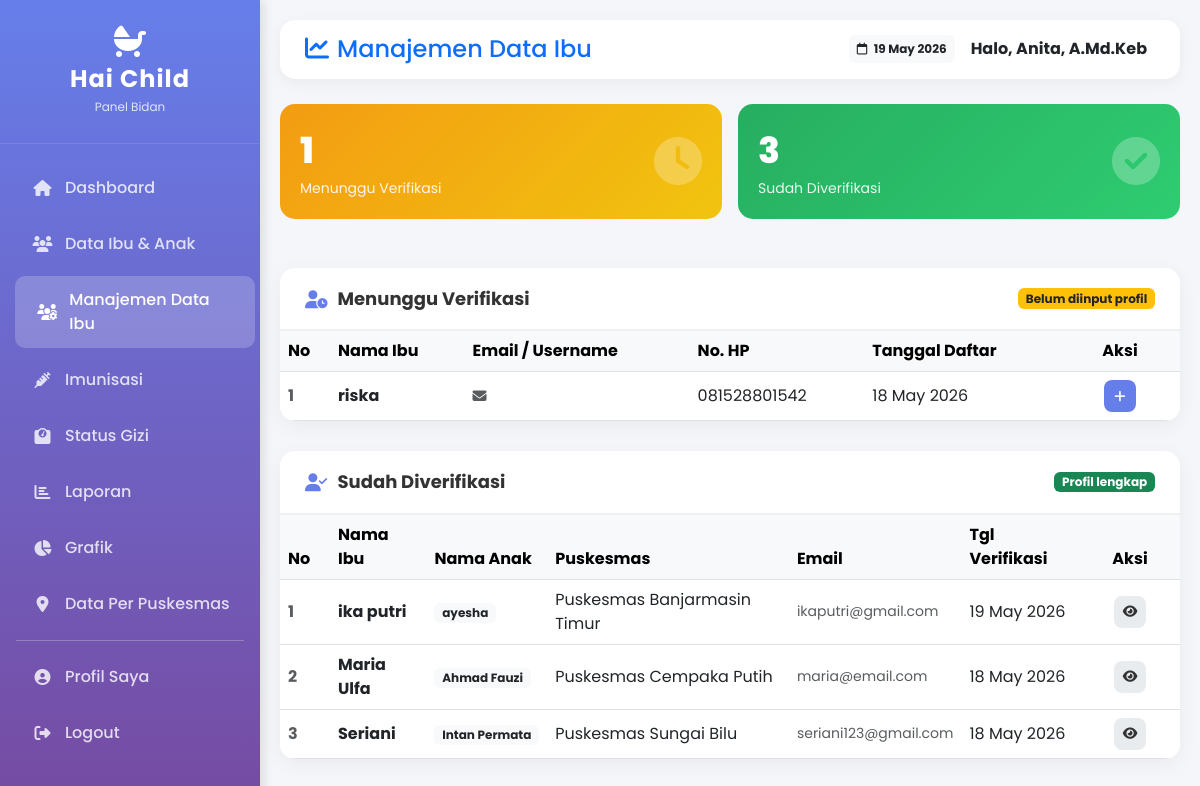
The app's page /bidan/manajemen_ibu.php (signed in) with its own data.
### tables this page shows
CREATE TABLE `users` (
  `id` int(11) NOT NULL,
  `username` varchar(50) NOT NULL,
  `password` varchar(255) NOT NULL,
  `role` enum('bidan','ibu_anak') NOT NULL DEFAULT 'ibu_anak',
  `nama_lengkap` varchar(100) NOT NULL,
  `email` varchar(100) NOT NULL,
  `no_hp` varchar(20) DEFAULT NULL,
  `status` enum('active','inactive') NOT NULL DEFAULT 'active',
  `created_at` timestamp NOT NULL DEFAULT current_timestamp(),
  `updated_at` timestamp NOT NULL DEFAULT current_timestamp() ON UPDATE current_timestamp()
);

CREATE TABLE `ibu_anak` (
  `id` int(11) NOT NULL,
  `user_id` int(11) NOT NULL,
  `nama_ibu` varchar(100) NOT NULL,
  `nama_anak` varchar(100) NOT NULL,
  `tanggal_lahir_anak` date NOT NULL,
  `jenis_kelamin` enum('L','P') NOT NULL,
  `puskesmas` varchar(100) NOT NULL DEFAULT 'Puskesmas Cempaka Putih',
  `created_at` timestamp NOT NULL DEFAULT current_timestamp(),
  `updated_at` timestamp NOT NULL DEFAULT current_timestamp() ON UPDATE current_timestamp()
);

### bidan/manajemen_ibu.php (the view, shortened to what this page needs)
<?php
require_once '../includes/header_bidan.php';
$db = (new Database())->getConnection();
$sql_pending = "SELECT u.id, u.nama_lengkap, u.email, u.no_hp, u.created_at
                FROM users u
                LEFT JOIN ibu_anak ia ON u.id = ia.user_id
                WHERE u.role = 'ibu_anak' AND ia.user_id IS NULL
                ORDER BY u.created_at DESC";
$pending_users = $db->query($sql_pending)->fetchAll(PDO::FETCH_ASSOC);
$sql_verified = "SELECT u.id as user_id, u.nama_lengkap, u.email, u.no_hp, u.created_at,
                        ia.id as profile_id, ia.nama_anak, ia.puskesmas, ia.created_at as profil_created
                 FROM users u
                 INNER JOIN ibu_anak ia ON u.id = ia.user_id
                 WHERE u.role = 'ibu_anak'
                 ORDER BY ia.created_at DESC";
$verified_users = $db->query($sql_verified)->fetchAll(PDO::FETCH_ASSOC);
?>
<div class="row g-3 mb-4">
    <div class="col-md-6">
        <div class="status-card pending">
            <div class="d-flex align-items-center justify-content-between">
                <div>
                    <div class="status-number"><?php echo count($pending_users); ?></div>
                    <div class="status-label">Menunggu Verifikasi</div>
                </div>
                <i class="fas fa-clock fa-3x opacity-25"></i>
            </div>
        </div>
    </div>
    <div class="col-md-6">
        <div class="status-card verified">
            <div class="d-flex align-items-center justify-content-between">
                <div>
                    <div class="status-number"><?php echo count($verified_users); ?></div>
                    <div class="status-label">Sudah Diverifikasi</div>
                </div>
                <i class="fas fa-check-circle fa-3x opacity-25"></i>
            </div>
        </div>
    </div>
</div>
<div class="table-card">
    <div class="table-header">
        <h4 class="table-title"><i class="fas fa-user-clock"></i> Menunggu Verifikasi</h4>
        <span class="badge bg-warning text-dark">Belum diinput profil</span>
    </div>
    <div class="p-0">
        <?php if(count($pending_users) > 0): ?>
        <div class="table-responsive">
            <table class="table table-hover align-middle mb-0">
                <thead class="table-light">
                    <tr>
                        <th style="width:50px;">No</th>
                        <th>Nama Ibu</th>
                        <th>Email / Username</th>
                        <th>No. HP</th>
                        <th>Tanggal Daftar</th>
                        <th class="text-center" style="width:120px;">Aksi</th>
                    </tr>
                </thead>
                <tbody>
                    <?php $no = 1; foreach($pending_users as $u): ?>
                    <tr>
                        <td class="fw-bold text-muted"><?php echo $no++; ?></td>
                        <td class="fw-bold"><?php echo htmlspecialchars($u['nama_lengkap']); ?></td>
                        <td>
                            <div class="small"><i class="fas fa-envelope me-1 text-muted"></i><?php echo htmlspecialchars($u['email']); ?></div>
                        </td>
                        <td><?php echo htmlspecialchars($u['no_hp'] ?? '-'); ?></td>
                        <td><?php echo date('d M Y', strtotime($u['created_at'])); ?></td>
                        <td class="text-center">
                            <a href="tambah_ibu_anak.php?email=<?php echo urlencode($u['email']); ?>&nama_ibu=<?php echo urlencode($u['nama_lengkap']); ?>&hp=<?php echo urlencode($u['no_hp']); ?>"
                               class="btn btn-action btn-input" title="Input Profil">
                                <i class="fas fa-plus"></i>
                            </a>
                        </td>
                    </tr>
                    <?php endforeach; ?>
                </tbody>
            </table>
        </div>
        <?php endif; ?>
    </div>
</div>
<div class="table-card">
    <div class="table-header">
        <h4 class="table-title"><i class="fas fa-user-check"></i> Sudah Diverifikasi</h4>
        <span class="badge bg-success">Profil lengkap</span>
    </div>
    <div class="p-0">
        <?php if(count($verified_users) > 0): ?>
        <div class="table-responsive">
            <table class="table table-hover align-middle mb-0">
                <thead class="table-light">
                    <tr>
                        <th style="width:50px;">No</th>
                        <th>Nama Ibu</th>
                        <th>Nama Anak</th>
                        <th>Puskesmas</th>
                        <th>Email</th>
                        <th>Tgl Verifikasi</th>
                        <th class="text-center" style="width:100px;">Aksi</th>
                    </tr>
                </thead>
                <tbody>
                    <?php $no = 1; foreach($verified_users as $v): ?>
                    <tr>
                        <td class="fw-bold text-muted"><?php echo $no++; ?></td>
                        <td class="fw-bold"><?php echo htmlspecialchars($v['nama_lengkap']); ?></td>
                        <td><span class="badge bg-light text-dark"><?php echo htmlspecialchars($v['nama_anak']); ?></span></td>
                        <td><?php echo htmlspecialchars($v['puskesmas']); ?></td>
                        <td class="small text-muted"><?php echo htmlspecialchars($v['email']); ?></td>
                        <td><?php echo date('d M Y', strtotime($v['profil_created'])); ?></td>
                        <td class="text-center">
                            <a href="data_ibu_anak.php" class="btn btn-action btn-view" title="Lihat Detail">
                                <i class="fas fa-eye"></i>
                            </a>
                        </td>
                    </tr>
                    <?php endforeach; ?>
                </tbody>
            </table>
        </div>
        <?php endif; ?>
    </div>
</div>
<?php require_once '../includes/footer.php'; ?>

### includes/header_bidan.php (style rules this page uses)
body { font-family: 'Poppins', sans-serif; background-color: #f4f6f9; margin: 0; }

### bidan/manajemen_ibu.php (style rules this page uses)
.status-card { border-radius: 15px; padding: 20px; color: white; margin-bottom: 25px; }
.status-card.pending { background: linear-gradient(135deg, #f39c12, #f1c40f); }
.status-card.verified { background: linear-gradient(135deg, #27ae60, #2ecc71); }
.status-number { font-size: 36px; font-weight: 800; }
.status-label { font-size: 14px; opacity: 0.9; }
.table-card { background: white; border-radius: 15px; box-shadow: 0 5px 20px rgba(0,0,0,0.05); margin-bottom: 30px; overflow: hidden; }
.table-header { padding: 20px 25px; border-bottom: 2px solid #f0f0f0; display: flex; justify-content: space-between; align-items: center; }
.table-title { font-size: 18px; font-weight: 700; color: #333; margin: 0; display: flex; align-items: center; gap: 10px; }
.table-title i { color: #667eea; }
.btn-action { width: 32px; height: 32px; padding: 0; display: inline-flex; align-items: center; justify-content: center; border-radius: 8px; margin: 0 3px; font-size: 13px; }
.btn-input { background: #667eea; color: white; border: none; }
.btn-view { background: #e9ecef; color: #333; border: none; }

### records on screen
users: nama_lengkap "riska", no_hp "081528801542", created_at "18 May 2026"
ibu_anak: user.nama_lengkap "ika putri", nama_anak "ayesha", puskesmas "Puskesmas Banjarmasin Timur", user.email "ikaputri@gmail.com", created_at "19 May 2026"
ibu_anak: user.nama_lengkap "Maria Ulfa", nama_anak "Ahmad Fauzi", puskesmas "Puskesmas Cempaka Putih", user.email "maria@email.com", created_at "18 May 2026"
ibu_anak: user.nama_lengkap "Seriani", nama_anak "Intan Permata", puskesmas "Puskesmas Sungai Bilu", user.email "seriani123@gmail.com", created_at "18 May 2026"

### other values on screen
$page_title "Manajemen Data Ibu"
$_SESSION['nama'] "Anita, A.Md.Keb"
count($pending_users) "1"
count($verified_users) "3"
